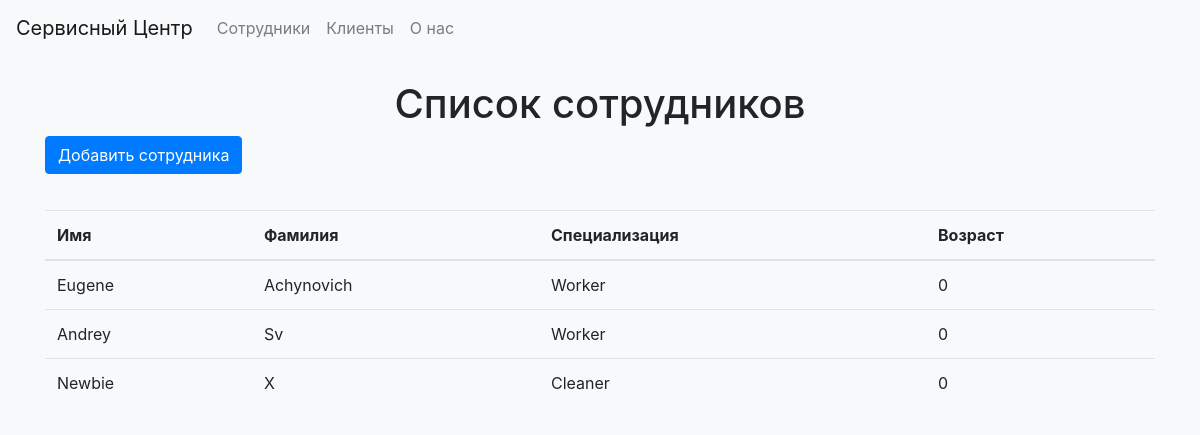
Screenshot of /employees/ (signed in) with the database file from the repository.
### service_center_app/models.py (models this page shows, shortened)
class Employee(models.Model):
    first_name = models.CharField(max_length=100)
    last_name = models.CharField(max_length=100)
    specialization = models.ForeignKey('Specialization', on_delete=models.CASCADE, related_name='employees')
    age = models.IntegerField(default=0)

class Specialization(models.Model):
    name = models.CharField(max_length=100)

### service_center_app/views.py (the view)
# urls.py: path("employees/", views.employee_list, name="employee_list"),
@login_required
def employee_list(request):
    employees = Employee.objects.all()
    return render(request, "lists/employee_list.html", {"employees": employees})

### service_center_app/templates/lists/employee_list.html (shortened to what this page needs)
{% extends 'base.html' %}
{% block content %}
<h1 class="text-center">Список сотрудников</h1>
<a href="{% url 'add_employee' %}" class="btn btn-primary mb-3">Добавить сотрудника</a>
<table class="table">
    <thead>
        <tr>
            <th>Имя</th>
            <th>Фамилия</th>
            <th>Специализация</th>
            <th>Возраст</th>
        </tr>
    </thead>
    <tbody>
        {% for employee in employees %}
        <tr>
            <td>{{ employee.first_name }}</td>
            <td>{{ employee.last_name }}</td>
            <td>{{ employee.specialization.name }}</td>
            <td>{{ employee.age }}</td>
        </tr>
        {% empty %}
        <tr>
            <td colspan="4" class="text-center">Сотрудники не найдены.</td>
        </tr>
        {% endfor %}
    </tbody>
</table>
{% endblock %}

### service_center_app/static/styles.css (style rules this page uses)
body { background-color: #f8f9fa; }
.table { margin-top: 20px; }

### rows the page displays
Employee: first_name "Eugene", last_name "Achynovich", specialization.name "Worker", age "0"
Employee: first_name "Andrey", last_name "Sv", specialization.name "Worker", age "0"
Employee: first_name "Newbie", last_name "X", specialization.name "Cleaner", age "0"
